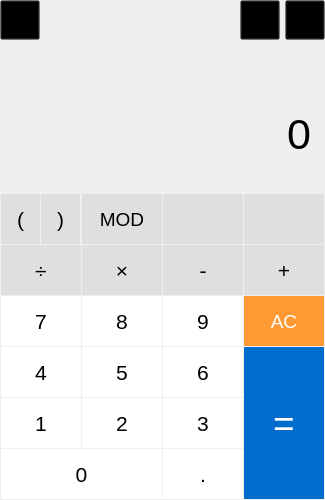
<?xml version="1.0" encoding="UTF-8"?>
<ui version="4.0">
 <class>MainWindow</class>
 <widget class="QMainWindow" name="MainWindow">
  <property name="geometry">
   <rect>
    <x>0</x>
    <y>0</y>
    <width>325</width>
    <height>500</height>
   </rect>
  </property>
  <property name="windowTitle">
   <string>MainWindow</string>
  </property>
  <property name="styleSheet">
   <string notr="true"/>
  </property>
  <widget class="QWidget" name="main">
   <widget class="QPushButton" name="btn_equal">
    <property name="geometry">
     <rect>
      <x>244</x>
      <y>347</y>
      <width>80</width>
      <height>152</height>
     </rect>
    </property>
    <property name="font">
     <font>
      <family>Arial</family>
      <pointsize>28</pointsize>
      <bold>false</bold>
     </font>
    </property>
    <property name="styleSheet">
     <string notr="true">QPushButton {
    color: white;
    background-color: #006dcc;
    border-radius: 1px;
}

QPushButton:hover {
    background-color: #0077e0;
}

QPushButton:pressed {
    background-color: #0095ff;
}</string>
    </property>
    <property name="text">
     <string>=</string>
    </property>
   </widget>
   <widget class="QWidget" name="tools" native="true">
    <property name="geometry">
     <rect>
      <x>0</x>
      <y>0</y>
      <width>325</width>
      <height>40</height>
     </rect>
    </property>
    <property name="styleSheet">
     <string notr="true">QPushButton {
	background-color: transparent;
}

QPushButton:pressed {
    background-color: #b2b2b3;
    border: 1px solid gray;
}</string>
    </property>
    <widget class="QPushButton" name="btn_history">
     <property name="geometry">
      <rect>
       <x>285</x>
       <y>0</y>
       <width>40</width>
       <height>40</height>
      </rect>
     </property>
     <property name="styleSheet">
      <string notr="true"/>
     </property>
     <property name="text">
      <string/>
     </property>
     <property name="icon">
      <iconset resource="res/qrc/MainWindow.qrc">
       <normaloff>:/Icons/clock-rotate-left-solid.svg</normaloff>:/Icons/clock-rotate-left-solid.svg</iconset>
     </property>
     <property name="iconSize">
      <size>
       <width>24</width>
       <height>24</height>
      </size>
     </property>
    </widget>
    <widget class="QPushButton" name="btn_history_2">
     <property name="geometry">
      <rect>
       <x>240</x>
       <y>0</y>
       <width>40</width>
       <height>40</height>
      </rect>
     </property>
     <property name="styleSheet">
      <string notr="true"/>
     </property>
     <property name="text">
      <string/>
     </property>
     <property name="icon">
      <iconset resource="res/qrc/MainWindow.qrc">
       <normaloff>:/Icons/sun-solid.svg</normaloff>:/Icons/sun-solid.svg</iconset>
     </property>
     <property name="iconSize">
      <size>
       <width>24</width>
       <height>24</height>
      </size>
     </property>
    </widget>
    <widget class="QPushButton" name="btn_history_3">
     <property name="geometry">
      <rect>
       <x>0</x>
       <y>0</y>
       <width>40</width>
       <height>40</height>
      </rect>
     </property>
     <property name="styleSheet">
      <string notr="true"/>
     </property>
     <property name="text">
      <string/>
     </property>
     <property name="icon">
      <iconset resource="res/qrc/MainWindow.qrc">
       <normaloff>:/Icons/circle-question-solid.svg</normaloff>:/Icons/circle-question-solid.svg</iconset>
     </property>
     <property name="iconSize">
      <size>
       <width>24</width>
       <height>24</height>
      </size>
     </property>
    </widget>
   </widget>
   <widget class="QLineEdit" name="input">
    <property name="geometry">
     <rect>
      <x>10</x>
      <y>59</y>
      <width>305</width>
      <height>40</height>
     </rect>
    </property>
    <property name="font">
     <font>
      <pointsize>16</pointsize>
     </font>
    </property>
    <property name="statusTip">
     <string/>
    </property>
    <property name="layoutDirection">
     <enum>Qt::LeftToRight</enum>
    </property>
    <property name="styleSheet">
     <string notr="true">QLineEdit {
	border:none;
	background-color: transparent;
	color: gray;
}</string>
    </property>
    <property name="inputMask">
     <string/>
    </property>
    <property name="text">
     <string/>
    </property>
    <property name="alignment">
     <set>Qt::AlignRight|Qt::AlignTrailing|Qt::AlignVCenter</set>
    </property>
    <property name="dragEnabled">
     <bool>false</bool>
    </property>
    <property name="cursorMoveStyle">
     <enum>Qt::VisualMoveStyle</enum>
    </property>
   </widget>
   <widget class="QWidget" name="cal_sp" native="true">
    <property name="geometry">
     <rect>
      <x>1</x>
      <y>194</y>
      <width>325</width>
      <height>101</height>
     </rect>
    </property>
    <property name="styleSheet">
     <string notr="true">QPushButton {
    color: black;
    border-radius: 1px;
    background-color: #dedfe0;
    font-family: Arial;
}

QPushButton:hover {
    background-color: #c8c9cc;
    border: 1px solid gray;
}

QPushButton:pressed {
    background-color: #b1b3b8;
    border: 1px solid gray;
}</string>
    </property>
    <widget class="QPushButton" name="btn_cm_mult">
     <property name="geometry">
      <rect>
       <x>81</x>
       <y>51</y>
       <width>80</width>
       <height>50</height>
      </rect>
     </property>
     <property name="font">
      <font>
       <family>Arial</family>
       <pointsize>16</pointsize>
       <bold>false</bold>
      </font>
     </property>
     <property name="styleSheet">
      <string notr="true"/>
     </property>
     <property name="text">
      <string>×</string>
     </property>
    </widget>
    <widget class="QPushButton" name="btn_cm_sub">
     <property name="geometry">
      <rect>
       <x>162</x>
       <y>51</y>
       <width>80</width>
       <height>50</height>
      </rect>
     </property>
     <property name="font">
      <font>
       <family>Arial</family>
       <pointsize>16</pointsize>
       <bold>false</bold>
      </font>
     </property>
     <property name="styleSheet">
      <string notr="true"/>
     </property>
     <property name="text">
      <string>-</string>
     </property>
    </widget>
    <widget class="QPushButton" name="btn_cm_add">
     <property name="geometry">
      <rect>
       <x>243</x>
       <y>51</y>
       <width>80</width>
       <height>50</height>
      </rect>
     </property>
     <property name="font">
      <font>
       <family>Arial</family>
       <pointsize>16</pointsize>
       <bold>false</bold>
      </font>
     </property>
     <property name="styleSheet">
      <string notr="true"/>
     </property>
     <property name="text">
      <string>+</string>
     </property>
    </widget>
    <widget class="QPushButton" name="btn_cm_div">
     <property name="geometry">
      <rect>
       <x>0</x>
       <y>51</y>
       <width>80</width>
       <height>50</height>
      </rect>
     </property>
     <property name="font">
      <font>
       <family>Arial</family>
       <pointsize>16</pointsize>
       <bold>false</bold>
      </font>
     </property>
     <property name="styleSheet">
      <string notr="true"/>
     </property>
     <property name="text">
      <string>÷</string>
     </property>
    </widget>
    <widget class="QPushButton" name="btn_sp_bracket_l">
     <property name="geometry">
      <rect>
       <x>0</x>
       <y>0</y>
       <width>39</width>
       <height>50</height>
      </rect>
     </property>
     <property name="font">
      <font>
       <family>Arial</family>
       <pointsize>16</pointsize>
       <bold>false</bold>
      </font>
     </property>
     <property name="styleSheet">
      <string notr="true"/>
     </property>
     <property name="text">
      <string>(</string>
     </property>
    </widget>
    <widget class="QPushButton" name="btn_cm_mod">
     <property name="geometry">
      <rect>
       <x>81</x>
       <y>0</y>
       <width>80</width>
       <height>50</height>
      </rect>
     </property>
     <property name="font">
      <font>
       <family>Arial</family>
       <pointsize>14</pointsize>
       <bold>false</bold>
      </font>
     </property>
     <property name="styleSheet">
      <string notr="true"/>
     </property>
     <property name="text">
      <string>MOD</string>
     </property>
     <property name="iconSize">
      <size>
       <width>16</width>
       <height>16</height>
      </size>
     </property>
    </widget>
    <widget class="QPushButton" name="btn_sp_bracket_r">
     <property name="geometry">
      <rect>
       <x>40</x>
       <y>0</y>
       <width>39</width>
       <height>50</height>
      </rect>
     </property>
     <property name="font">
      <font>
       <family>Arial</family>
       <pointsize>16</pointsize>
       <bold>false</bold>
      </font>
     </property>
     <property name="styleSheet">
      <string notr="true"/>
     </property>
     <property name="text">
      <string>)</string>
     </property>
    </widget>
    <widget class="QPushButton" name="btn_backspace">
     <property name="geometry">
      <rect>
       <x>243</x>
       <y>0</y>
       <width>80</width>
       <height>50</height>
      </rect>
     </property>
     <property name="font">
      <font>
       <family>Arial</family>
       <pointsize>16</pointsize>
       <bold>false</bold>
      </font>
     </property>
     <property name="styleSheet">
      <string notr="true"/>
     </property>
     <property name="text">
      <string/>
     </property>
     <property name="icon">
      <iconset resource="res/qrc/MainWindow.qrc">
       <normaloff>:/Icons/delete-left-solid.svg</normaloff>:/Icons/delete-left-solid.svg</iconset>
     </property>
     <property name="iconSize">
      <size>
       <width>24</width>
       <height>24</height>
      </size>
     </property>
    </widget>
    <widget class="QPushButton" name="btn_sp_top">
     <property name="geometry">
      <rect>
       <x>162</x>
       <y>0</y>
       <width>80</width>
       <height>50</height>
      </rect>
     </property>
     <property name="font">
      <font>
       <family>Arial</family>
       <pointsize>14</pointsize>
       <bold>false</bold>
      </font>
     </property>
     <property name="statusTip">
      <string/>
     </property>
     <property name="whatsThis">
      <string/>
     </property>
     <property name="styleSheet">
      <string notr="true"/>
     </property>
     <property name="text">
      <string/>
     </property>
     <property name="icon">
      <iconset resource="res/qrc/MainWindow.qrc">
       <normaloff>:/Icons/window-restore-regular.svg</normaloff>:/Icons/window-restore-regular.svg</iconset>
     </property>
     <property name="iconSize">
      <size>
       <width>18</width>
       <height>18</height>
      </size>
     </property>
     <property name="flat">
      <bool>false</bool>
     </property>
    </widget>
   </widget>
   <widget class="QWidget" name="numpad" native="true">
    <property name="geometry">
     <rect>
      <x>1</x>
      <y>296</y>
      <width>242</width>
      <height>203</height>
     </rect>
    </property>
    <property name="styleSheet">
     <string notr="true">QPushButton {
    color: black;
    border-radius: 1px;
    background-color: #FFFFFF;
    font-family: Arial;
}

QPushButton:hover {
    background-color: #F2F2F2;
    border: 1px solid gray;
}

QPushButton:pressed {
    background-color: #BDBDBD;
    border: 1px solid gray;
}</string>
    </property>
    <widget class="QPushButton" name="btn_numpad_1">
     <property name="geometry">
      <rect>
       <x>0</x>
       <y>102</y>
       <width>80</width>
       <height>50</height>
      </rect>
     </property>
     <property name="font">
      <font>
       <family>Arial</family>
       <pointsize>16</pointsize>
       <bold>false</bold>
      </font>
     </property>
     <property name="text">
      <string>1</string>
     </property>
    </widget>
    <widget class="QPushButton" name="btn_numpad_0">
     <property name="geometry">
      <rect>
       <x>0</x>
       <y>153</y>
       <width>161</width>
       <height>50</height>
      </rect>
     </property>
     <property name="font">
      <font>
       <family>Arial</family>
       <pointsize>16</pointsize>
       <bold>false</bold>
      </font>
     </property>
     <property name="text">
      <string>0</string>
     </property>
    </widget>
    <widget class="QPushButton" name="btn_numpad_8">
     <property name="geometry">
      <rect>
       <x>81</x>
       <y>0</y>
       <width>80</width>
       <height>50</height>
      </rect>
     </property>
     <property name="font">
      <font>
       <family>Arial</family>
       <pointsize>16</pointsize>
       <bold>false</bold>
      </font>
     </property>
     <property name="text">
      <string>8</string>
     </property>
    </widget>
    <widget class="QPushButton" name="btn_numpad_2">
     <property name="geometry">
      <rect>
       <x>81</x>
       <y>102</y>
       <width>80</width>
       <height>50</height>
      </rect>
     </property>
     <property name="font">
      <font>
       <family>Arial</family>
       <pointsize>16</pointsize>
       <bold>false</bold>
      </font>
     </property>
     <property name="text">
      <string>2</string>
     </property>
    </widget>
    <widget class="QPushButton" name="btn_numpad_9">
     <property name="geometry">
      <rect>
       <x>162</x>
       <y>0</y>
       <width>80</width>
       <height>50</height>
      </rect>
     </property>
     <property name="font">
      <font>
       <family>Arial</family>
       <pointsize>16</pointsize>
       <bold>false</bold>
      </font>
     </property>
     <property name="styleSheet">
      <string notr="true"/>
     </property>
     <property name="text">
      <string>9</string>
     </property>
    </widget>
    <widget class="QPushButton" name="btn_numpad_5">
     <property name="geometry">
      <rect>
       <x>81</x>
       <y>51</y>
       <width>80</width>
       <height>50</height>
      </rect>
     </property>
     <property name="font">
      <font>
       <family>Arial</family>
       <pointsize>16</pointsize>
       <bold>false</bold>
      </font>
     </property>
     <property name="text">
      <string>5</string>
     </property>
    </widget>
    <widget class="QPushButton" name="btn_numpad_4">
     <property name="geometry">
      <rect>
       <x>0</x>
       <y>51</y>
       <width>80</width>
       <height>50</height>
      </rect>
     </property>
     <property name="font">
      <font>
       <family>Arial</family>
       <pointsize>16</pointsize>
       <bold>false</bold>
      </font>
     </property>
     <property name="text">
      <string>4</string>
     </property>
    </widget>
    <widget class="QPushButton" name="btn_numpad_dot">
     <property name="geometry">
      <rect>
       <x>162</x>
       <y>153</y>
       <width>80</width>
       <height>50</height>
      </rect>
     </property>
     <property name="font">
      <font>
       <family>Arial</family>
       <pointsize>16</pointsize>
       <bold>false</bold>
      </font>
     </property>
     <property name="text">
      <string>.</string>
     </property>
    </widget>
    <widget class="QPushButton" name="btn_numpad_3">
     <property name="geometry">
      <rect>
       <x>162</x>
       <y>102</y>
       <width>80</width>
       <height>50</height>
      </rect>
     </property>
     <property name="font">
      <font>
       <family>Arial</family>
       <pointsize>16</pointsize>
       <bold>false</bold>
      </font>
     </property>
     <property name="text">
      <string>3</string>
     </property>
    </widget>
    <widget class="QPushButton" name="btn_numpad_6">
     <property name="geometry">
      <rect>
       <x>162</x>
       <y>51</y>
       <width>80</width>
       <height>50</height>
      </rect>
     </property>
     <property name="font">
      <font>
       <family>Arial</family>
       <pointsize>16</pointsize>
       <bold>false</bold>
      </font>
     </property>
     <property name="text">
      <string>6</string>
     </property>
    </widget>
    <widget class="QPushButton" name="btn_numpad_7">
     <property name="geometry">
      <rect>
       <x>0</x>
       <y>0</y>
       <width>80</width>
       <height>50</height>
      </rect>
     </property>
     <property name="font">
      <font>
       <family>Arial</family>
       <pointsize>16</pointsize>
       <bold>false</bold>
      </font>
     </property>
     <property name="text">
      <string>7</string>
     </property>
    </widget>
   </widget>
   <widget class="QPushButton" name="btn_clear">
    <property name="geometry">
     <rect>
      <x>244</x>
      <y>296</y>
      <width>80</width>
      <height>50</height>
     </rect>
    </property>
    <property name="font">
     <font>
      <family>Arial</family>
      <pointsize>14</pointsize>
      <bold>false</bold>
     </font>
    </property>
    <property name="styleSheet">
     <string notr="true">QPushButton {
    color: white;
    border-radius: 1px;
    background-color: #ff9933;
    font-family: Arial;
}

QPushButton:hover {
    background-color: #ffb366;
    border: 1px solid gray;
}

QPushButton:pressed {
    background-color: #ffcc99;
    border: 1px solid gray;
}</string>
    </property>
    <property name="text">
     <string>AC</string>
    </property>
   </widget>
   <widget class="QLineEdit" name="result">
    <property name="geometry">
     <rect>
      <x>10</x>
      <y>104</y>
      <width>305</width>
      <height>60</height>
     </rect>
    </property>
    <property name="font">
     <font>
      <pointsize>32</pointsize>
      <bold>false</bold>
     </font>
    </property>
    <property name="acceptDrops">
     <bool>false</bool>
    </property>
    <property name="statusTip">
     <string/>
    </property>
    <property name="layoutDirection">
     <enum>Qt::LeftToRight</enum>
    </property>
    <property name="styleSheet">
     <string notr="true">QLineEdit {
	border:none;
	background-color: transparent;
	color: black;
}</string>
    </property>
    <property name="inputMask">
     <string/>
    </property>
    <property name="text">
     <string>0</string>
    </property>
    <property name="alignment">
     <set>Qt::AlignRight|Qt::AlignTrailing|Qt::AlignVCenter</set>
    </property>
    <property name="dragEnabled">
     <bool>false</bool>
    </property>
    <property name="readOnly">
     <bool>false</bool>
    </property>
    <property name="cursorMoveStyle">
     <enum>Qt::LogicalMoveStyle</enum>
    </property>
   </widget>
  </widget>
 </widget>
 <resources>
  <include location="res/qrc/MainWindow.qrc"/>
 </resources>
 <connections/>
</ui>
